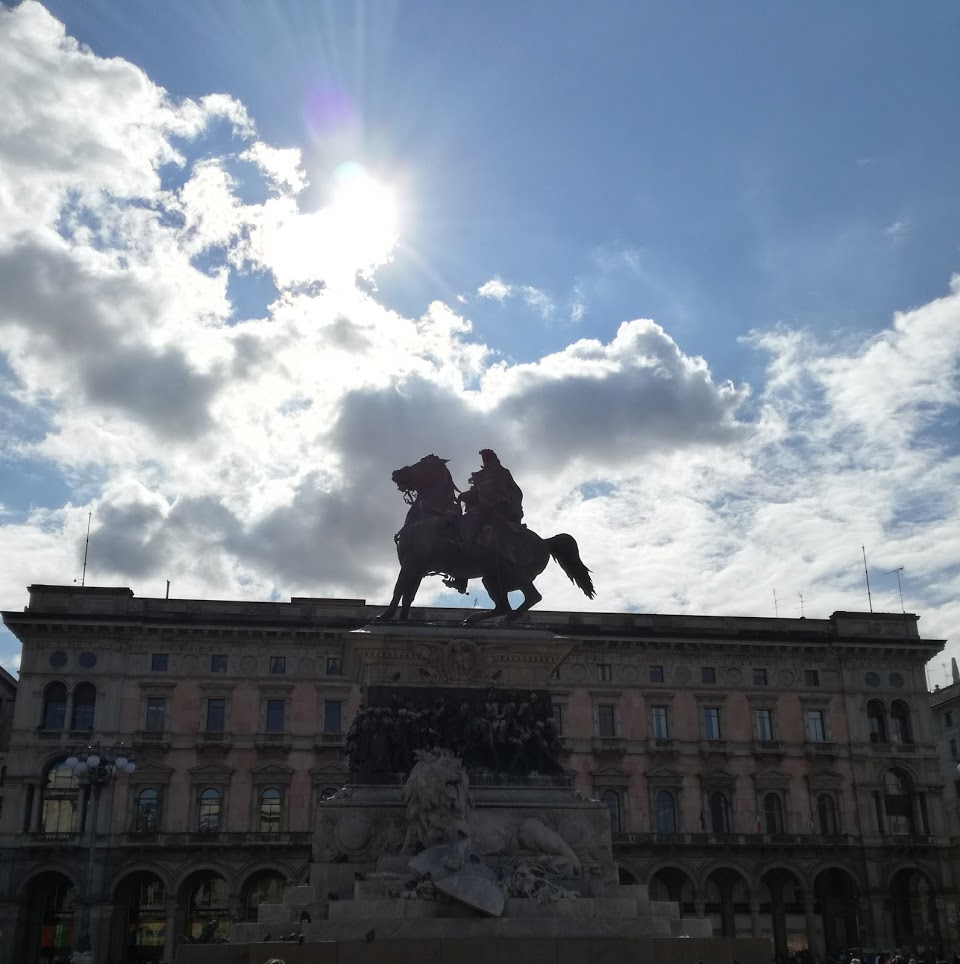
#> input picture horsmil.jpg, 960 x 964 px
$ jupyter execute 002-EK-image_to_array_test.ipynb
#> lines starting #> are read from the running program, lines starting #| are printed output that depends on the picture
## Notebook summary:

This notebook covers some of the preprocessing steps for image processing:
  - Converting image to pixel array
  - Converting RGB image to grayscale image
  - Normalising the pixel array

This is done using Matplotlib, Numpy and Pillow. Note that in reality, only one of these is required and this is only done as a comparison for these methods.

Edris Khorani

[cell 1]
# import pillow for image manipulation
import PIL
from PIL import Image

# Check Pillow version number
print('Pillow Version:', PIL.__version__)

# import relevant Matplotlib modules
from matplotlib import image
from matplotlib import pyplot

# import image-to-array from numpy library
import numpy as np
from numpy import asarray

## Using Matplotlib library to generate pixel array from JPEG file:

[cell 2]
# load image as pixel array
data = image.imread('horsmil.jpg')
#> data is the input picture: shape (964, 960, 3); mean R, G, B 116.2, 125.7, 137.5

# summarize shape of the pixel array
print('Data type of pixel array is: ', data.dtype)
#| Data type of pixel array is:  uint8
print('Shape of dataset is: ',data.shape)
#| Shape of dataset is:  (964, 960, 3)

# display the array of pixels as an image
pyplot.imshow(data)
pyplot.show()

data

## Using Pillow library to generate pixel array from JPEG file:

[cell 3]
# Load image using Pillow
img = Image.open('horsmil.jpg')

# Image summary
print('Image format is: ', img.format)
#| Image format is:  JPEG
print('Image mode is: ',img.mode)
#| Image mode is:  RGB
print('Image mode is: ',img.size)
#| Image mode is:  (960, 964)

# Open image
img.show()

# Generate pixel array from image
pixels = list(img.getdata())
#> pixels = 925440 items

# Check to see if array is in correct format
print('\nLength of pixel array using pillow library: ', len(pixels))
#| Length of pixel array using pillow library:  925440

### Convert RGB image to Grayscale using Pillow:

[cell 4]
# Convert to grayscale using pillow
img_gray = Image.open('horsmil.jpg').convert('L')
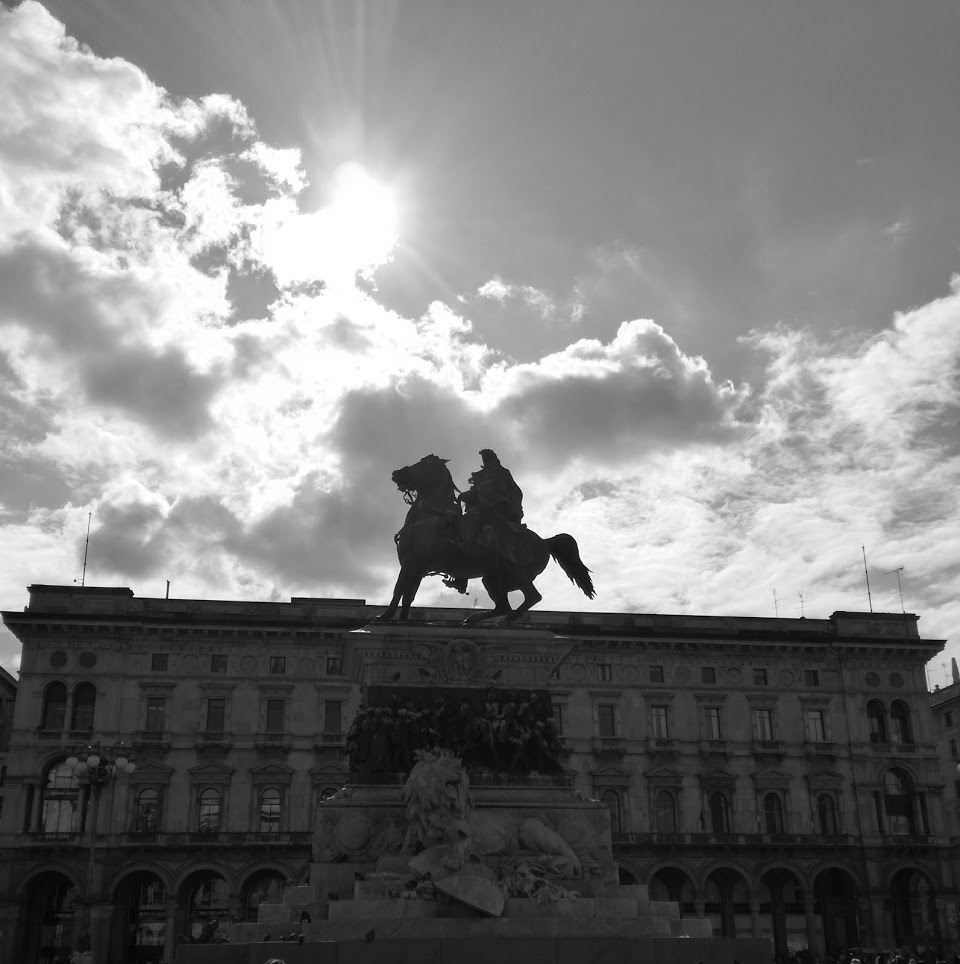
#> img_gray: PIL image 960x964 L; min 0, max 255, mean 124.2
img_gray.save('grayscale_horsmil.jpg')

# Generate pixel array from grayscale image
pixels_gray = list(img_gray.getdata())
#> pixels_gray = 925440 items

pixels_gray

### Normalize the single-digit pixel array from grayscale image:

[cell 5]
# Open image and Convert to grayscale using pillow
img_gray = Image.open('horsmil.jpg').convert('L')
img_gray.save('grayscale_horsmil.jpg')

# Generate pixel array from grayscale image
pixels_gray = list(img_gray.getdata())

# Normalizing the pixel array using output from pillow:

#Convert pixel list from pillow to an array
pixels_gray = np.array(pixels_gray)

# confirm pixel range is 0-255
print('Before normalisation:')
print('Data Type: %s' % pixels_gray.dtype)
#| Data Type: int64
print('Min: %.3f, Max: %.3f' % (pixels_gray.min(), pixels_gray.max()))
#| Min: 0.000, Max: 255.000
print(pixels_gray, '\n')
#> (printed output is left out)

# convert from integers to floats
pixels_gray = pixels_gray.astype('float32')

# normalize to the range 0-1
pixels_gray /= 255.0

# confirm the normalization
print('After normalisation:')
print('Data Type: %s' % pixels_gray.dtype)
#| Data Type: float32
print('Min: %.3f, Max: %.3f' % (pixels_gray.min(), pixels_gray.max()))
#| Min: 0.000, Max: 1.000
print(pixels_gray, '\n')
#> (printed output is left out)

## Using NumPy to generate pixel array from JPEG file:

[cell 6]
# Create pixel array using numpy
pixels_img = asarray(img)

# confirm pixel range is 0-255
print('Before normalisation:')
print('Data Type: %s' % pixels_img.dtype)
#| Data Type: uint8
print('Min: %.3f, Max: %.3f \n' % (pixels_img.min(), pixels_img.max()))
#| Min: 0.000, Max: 255.000

# convert from integers to floats
pixels_img = pixels_img.astype('float32')

# normalize to the range 0-1
pixels_img /= 255.0

# confirm the normalization
print('After normalisation:')
print('Min: %.3f, Max: %.3f \n' % (pixels_img.min(), pixels_img.max()))
#| Min: 0.000, Max: 1.000

pixels_img
